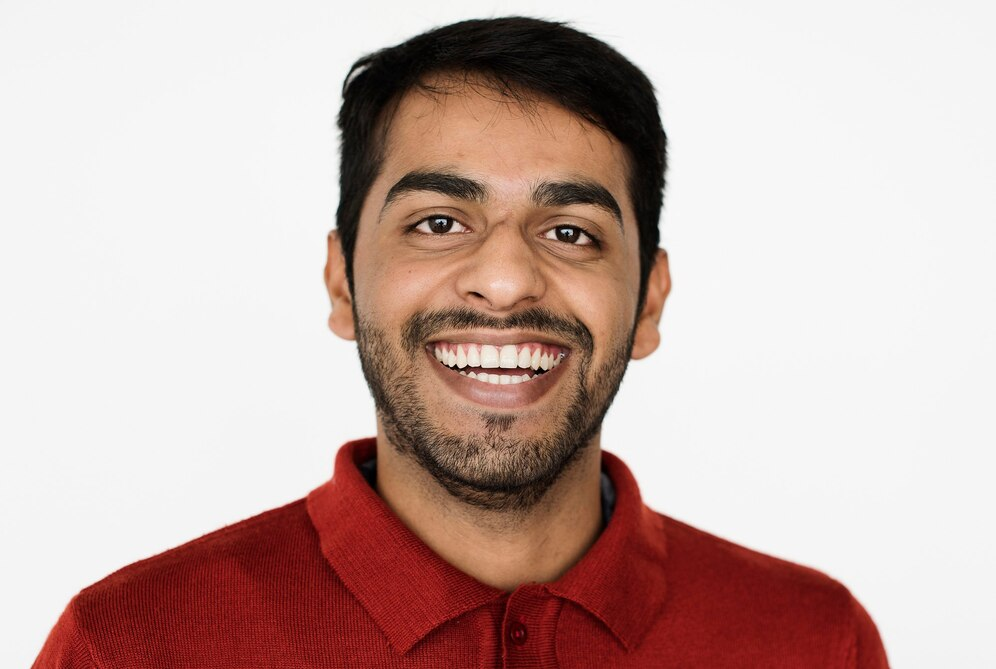
#> input picture StencilMain/Images/input_image.jpg, 996 x 669 px
$ python -i app.py   (imports and definitions only)   (older library calls are emulated)
#> lines starting #> are read from the running program, lines starting #| are printed output that depends on the picture
import cv2
import numpy as np
from concurrent.futures import ThreadPoolExecutor, ProcessPoolExecutor
import multiprocessing as mp
from sklearn.cluster import MiniBatchKMeans  # Faster than regular KMeans
import time
try:
    from numba import jit, cuda
    import cupy as cp  # GPU acceleration (optional)
    HAS_CUDA = cuda.is_available()
except Exception:
    from numba import jit
    HAS_CUDA = False
    cp = None

@jit(nopython=True)
def _fast_edge_density(edges):
    """Optimized edge density calculation using Numba"""
    return np.sum(edges) / (edges.shape[0] * edges.shape[1])

class FastRangoliProcessor:
    def __init__(self, use_gpu=False):
        self.use_gpu = use_gpu and HAS_CUDA
        self.thread_pool = ThreadPoolExecutor(max_workers=4)
        self.process_pool = ProcessPoolExecutor(max_workers=mp.cpu_count())

        # Pre-computed kernels for faster morphological operations
        self.kernels = {
            'small': np.ones((3, 3), np.uint8),
            'medium': np.ones((5, 5), np.uint8),
            'large': np.ones((7, 7), np.uint8)
        }

        # Template cache for pattern matching
        self.template_cache = {}

    def rapid_complexity_analysis(self, image):
        """Ultra-fast complexity analysis using parallel processing"""
        gray = cv2.cvtColor(image, cv2.COLOR_BGR2GRAY)

        # Parallel processing of different metrics
        futures = []

        # Submit different analysis tasks
        futures.append(self.thread_pool.submit(self._fast_edge_analysis, gray))
        futures.append(self.thread_pool.submit(self._fast_texture_analysis, gray))
        futures.append(self.thread_pool.submit(self._fast_symmetry_check, gray))

        # Collect results
        results = [future.result() for future in futures]
        edge_score, texture_score, symmetry_score = results

        # Quick complexity calculation
        complexity_score = (edge_score * 0.4 + texture_score * 0.4 +
                          (1 - symmetry_score) * 0.2)

        # Determine layer count
        if complexity_score < 0.2:
            return "Simple", 2
        elif complexity_score < 0.5:
            return "Moderate", 4
        else:
            return "Complex", 6

    def _fast_edge_analysis(self, gray):
        """Fast edge analysis"""
        # Use smaller kernel for speed
        edges = cv2.Canny(gray, 50, 150, apertureSize=3)
        return _fast_edge_density(edges)

    def _fast_texture_analysis(self, gray):
        """Fast texture analysis using Sobel gradients"""
        grad_x = cv2.Sobel(gray, cv2.CV_16S, 1, 0, ksize=3)
        grad_y = cv2.Sobel(gray, cv2.CV_16S, 0, 1, ksize=3)

        # Fast magnitude calculation
        magnitude = np.sqrt(grad_x.astype(np.float32)**2 + grad_y.astype(np.float32)**2)
        return np.mean(magnitude) / 255.0

    def _fast_symmetry_check(self, gray):
        """Fast symmetry detection using downsampled image"""
        # Downsample for speed
        small = cv2.resize(gray, (gray.shape[1]//4, gray.shape[0]//4))

        h, w = small.shape

        # Check vertical symmetry only (faster)
        left = small[:, :w//2]
        right = np.fliplr(small[:, w//2:])

        min_width = min(left.shape[1], right.shape[1])
        diff = np.mean(np.abs(left[:, :min_width] - right[:, :min_width]))

        return diff / 255.0

    def lightning_fast_stencil_generation(self, image, num_layers):
        """Ultra-fast stencil generation using optimized algorithms"""
        gray = cv2.cvtColor(image, cv2.COLOR_BGR2GRAY)
        # Fast preprocessing
        blurred = cv2.GaussianBlur(gray, (5, 5), 0)
        # Use MiniBatchKMeans for speed
        if num_layers <= 4:
            layers = self._fast_threshold_layers(blurred, num_layers)
        else:
            layers = self._fast_kmeans_layers(blurred, num_layers)
        # Parallel morphological operations
        processed_layers = []
        futures = []
        for layer in layers:
            future = self.thread_pool.submit(self._fast_morphology, layer)
            futures.append(future)
        processed_layers = [future.result() for future in futures]
        return processed_layers

    # [10 lines left out: function _fast_threshold_layers, not called in this run]

    def _fast_kmeans_layers(self, gray, num_layers):
        """Fast K-means clustering using MiniBatchKMeans"""
        # Downsample for speed
        small_gray = cv2.resize(gray, (gray.shape[1]//2, gray.shape[0]//2))
        # Reshape for clustering
        pixels = small_gray.reshape(-1, 1)
        # Use MiniBatchKMeans for speed
        kmeans = MiniBatchKMeans(n_clusters=num_layers, random_state=42, batch_size=1000)
        labels = kmeans.fit_predict(pixels)
        # Resize back to original
        h, w = gray.shape
        small_h, small_w = small_gray.shape
        labels_resized = cv2.resize(labels.reshape(small_h, small_w), (w, h), interpolation=cv2.INTER_NEAREST)
        # Generate layers
        layers = []
        for i in range(num_layers):
            layer = (labels_resized == i).astype(np.uint8) * 255
            layers.append(layer)
        return layers

    def _fast_morphology(self, layer):
        """Fast morphological operations"""
        # Use pre-computed kernels
        kernel = self.kernels['small']

        # Single morphological operation for speed
        cleaned = cv2.morphologyEx(layer, cv2.MORPH_CLOSE, kernel)
        return cleaned

    def rapid_bridge_generation(self, layers):
        """Fast bridge generation using simplified connectivity"""
        processed_layers = []
        for layer in layers:
            # Fast connected components
            num_labels, labels = cv2.connectedComponents(layer)
            if num_labels > 3:  # Only if there are disconnected components
                # Simple bridge creation using convex hull
                processed_layer = self._create_simple_bridges(layer, labels, num_labels)
                processed_layers.append(processed_layer)
        else:
                processed_layers.append(layer)
        return processed_layers

    def _create_simple_bridges(self, layer, labels, num_labels):
        """Create simple bridges using convex hull approach"""
        # Find centroids of components
        centroids = []
        for i in range(1, num_labels):
            mask = (labels == i).astype(np.uint8)
            M = cv2.moments(mask)
            if M["m00"] != 0:
                cx = int(M["m10"] / M["m00"])
                cy = int(M["m01"] / M["m00"])
                centroids.append((cx, cy))

        # Create bridges between closest centroids
        if len(centroids) > 1:
            # Simple approach: connect to nearest neighbor
            for i in range(len(centroids) - 1):
                cv2.line(layer, centroids[i], centroids[i+1], 255, thickness=6)

        return layer

    # [82 lines left out: functions batch_process_stencils, _process_single_image, gpu_accelerated_processing, not called in this run]

    def benchmark_performance(self, image_path, iterations=10):
        """Benchmark processing performance"""
#> called with image_path = 'Images/input_image.jpg', iterations = 10
        image = cv2.imread(image_path)
#> image is the input picture: shape (669, 996, 3); mean B, G, R 170.3, 175.6, 199.8
        results = {}

        # Benchmark complexity analysis
        start_time = time.time()
        for _ in range(iterations):
            complexity, num_layers = self.rapid_complexity_analysis(image)
#> this loop made 10 passes
#> pass 1, in rapid_complexity_analysis, `gray = cv2.cvtColor(image, cv2.COLOR_BGR2GRAY)`:
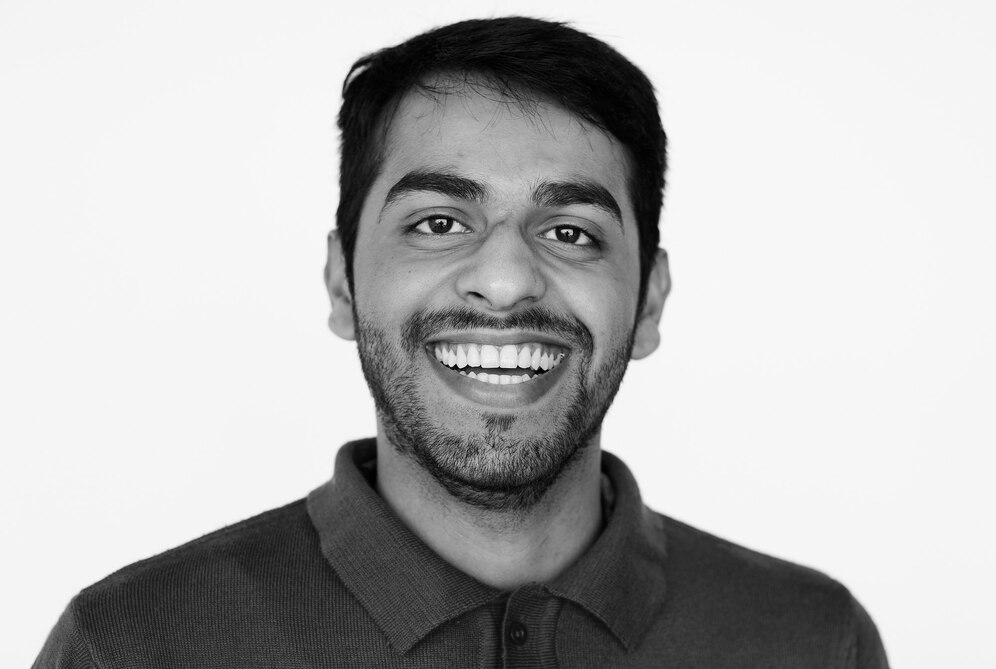
#> gray: shape (669, 996); min 0, max 253, mean 182.2
        complexity_time = (time.time() - start_time) / iterations

        # Benchmark stencil generation
        start_time = time.time()
        for _ in range(iterations):
            layers = self.lightning_fast_stencil_generation(image, num_layers)
#> this loop made 10 passes
#> pass 1, in _fast_kmeans_layers, `labels_resized = cv2.resize(labels.reshape(small_h, small_w), (w, h), ..`:
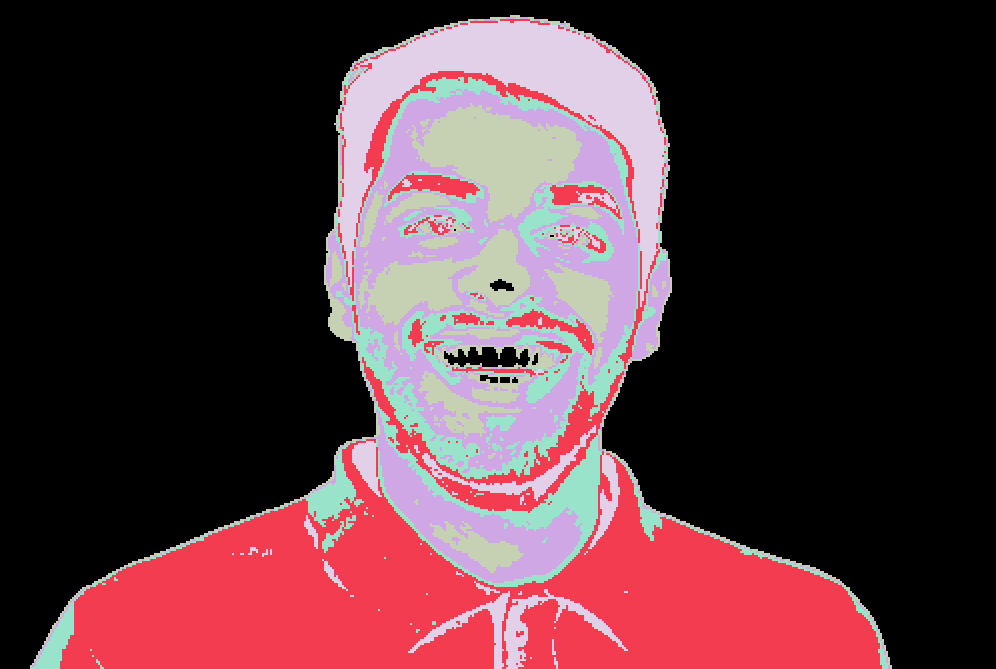
#> labels_resized: shape (669, 996) int32; 6 distinct labels, from 0 to 5; one colour per label, 0 black
        stencil_time = (time.time() - start_time) / iterations

        # Benchmark bridge generation
        start_time = time.time()
        for _ in range(iterations):
            processed = self.rapid_bridge_generation(layers)
        bridge_time = (time.time() - start_time) / iterations

        results = {
            'complexity_analysis_time': complexity_time,
            'stencil_generation_time': stencil_time,
            'bridge_generation_time': bridge_time,
            'total_time': complexity_time + stencil_time + bridge_time,
            'complexity': complexity,
            'num_layers': num_layers
        }
#> results = {'complexity_analysis_time': 0.0179, 'stencil_generation_time': 0.0606, 'bridge_generation_time': 0.0709, 'total_time': 0.149, 'complexity': 'Complex', 'num_layers': 6}

        return results

    # [25 lines left out: functions cleanup, overlay_layers, remove_small_and_thin_features, not called in this run]

# Usage example with performance monitoring
# [41 lines not run here, left out]

>>> result = FastRangoliProcessor().benchmark_performance('Images/input_image.jpg')
#> result has the same summary as results in benchmark_performance
